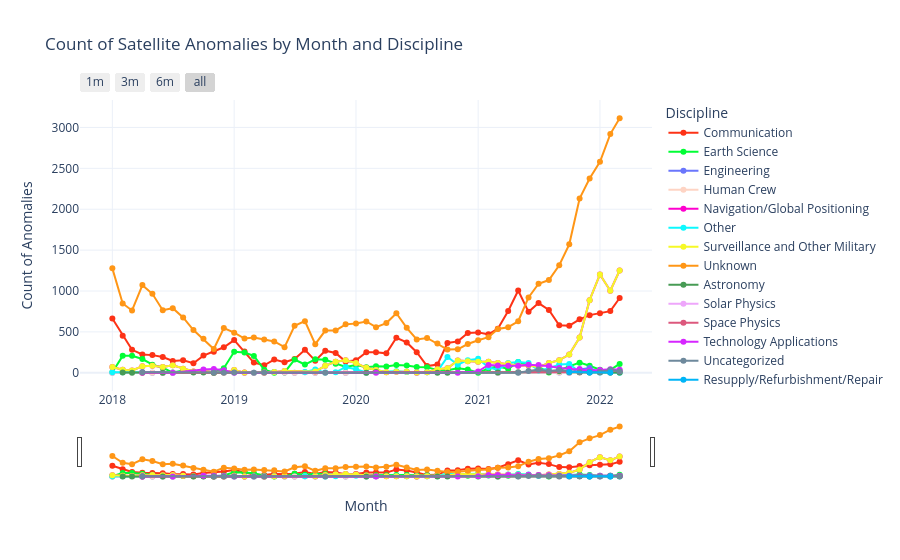

Write notebook code for a chart like this one.
### Code cell
import plotly.graph_objs as go
import plotly.express as px


# Extract month for grouping
filtered_df['month'] = filtered_df['datetime'].dt.to_period('M')

# Filter the DataFrame for rows where the anomaly is True
anomalies = filtered_df[filtered_df['outlier_persat'] == True].copy()
anomalies = anomalies[anomalies['datetime'] > "2018-01-01"]
print(f"Total anomalies: {len(anomalies)}")

# Group anomalies by month and Discipline, then count occurrences
monthly_anomaly_counts = (
    anomalies.groupby(['month', 'Discipline'])
    .size()
    .reset_index(name='count')
)

# Convert period index to datetime for plotting
monthly_anomaly_counts['month'] = monthly_anomaly_counts['month'].dt.to_timestamp()

# Interactive Plotly figure
fig = go.Figure()
color_sequence = px.colors.qualitative.Light24  # Dark24 has 24 colors

# Add a separate line for each Discipline
for i, discipline in enumerate(monthly_anomaly_counts['Discipline'].unique()):
    df_subset = monthly_anomaly_counts[monthly_anomaly_counts['Discipline'] == discipline]
    fig.add_trace(go.Scatter(
        x=df_subset['month'],
        y=df_subset['count'],
        mode='lines+markers',
        name=str(discipline),
        line=dict(color=color_sequence[i])
    ))

# Plot layout
fig.update_layout(
    title="Count of Satellite Anomalies by Month and Discipline",
    xaxis=dict(
        title="Month",
        showgrid=True,
        rangeslider=dict(visible=True),
        rangeselector=dict(
            buttons=[
                dict(count=1, label="1m", step="month", stepmode="backward"),
                dict(count=3, label="3m", step="month", stepmode="backward"),
                dict(count=6, label="6m", step="month", stepmode="backward"),
                dict(step="all")
            ]
        )
    ),
    yaxis=dict(
        title="Count of Anomalies",
        showgrid=True
    ),
    legend_title="Discipline",
    template="plotly_white",
    hovermode="x unified"
)

# Show the plot
fig.show()
